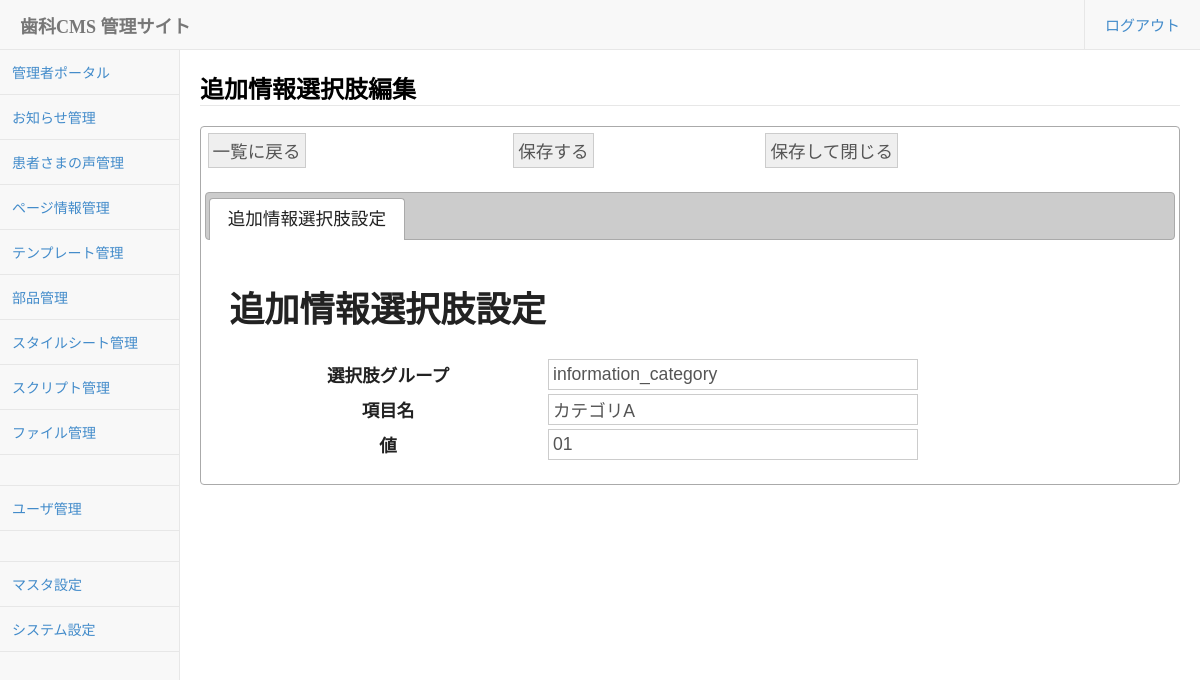
The app's page /webadmin/setting/addinfoselect/edit.php?mode=edit&addinfo_select_id=201 (signed in) with its own data.
### tables this page shows
CREATE TABLE `addinfo_select` (
  `addinfo_select_id` bigint(20) NOT NULL,
  `created` bigint(20) DEFAULT NULL,
  `updated` bigint(20) DEFAULT NULL,
  `created_by` bigint(20) DEFAULT NULL,
  `updated_by` bigint(20) DEFAULT NULL,
  `selectname` varchar(255) DEFAULT NULL,
  `selectname_display` varchar(255) NOT NULL,
  `optionvalue` varchar(255) DEFAULT NULL,
  `optionvalue_name` varchar(255) DEFAULT NULL,
  `sort_no` bigint(20) NOT NULL DEFAULT '0',
  `active_flg` tinyint(1) NOT NULL DEFAULT '0'
);

### webadmin/Framework/DataAccessBase.php (called while the page is built, shortened)
<?php
abstract class DataAccessBase
{
	var $tablename;
	var $db;
	protected function  __construct()
	{
		global $db_connection;
		$this->db = $db_connection;
	}
	protected function setTableName($tablename)
	{
		$this->tablename = $tablename;
	}
	public function getDataByParameters($key_value = array())
	{
		global $debug_mode;
		try{
			$sql = "SELECT * FROM `".$this->tablename."`";
			$where_set = self::make_where($key_value);
			$sql .= $where_set['sql'];
			$param = $where_set['param'];
			$stmt = $this->db->prepare($sql);
			$stmt->execute($param);
			$result = $stmt->fetch(PDO::FETCH_ASSOC);
			return $result;
		}catch(PDOException $e){
			$real_sql = $this->makeRealSql($sql, $param);
			Logger::error("SQLエラー テーブル：".$this->tablename."のSELECTに失敗しました。".$real_sql);
			if($debug_mode){
				throw new Exception($e->getMessage().$real_sql);
			}else{
				throw new Exception($e->getMessage());
			}
			return null;
		}
	}
	protected static function make_where($key_value){
		$counter = 0;
		$param_arr = array();
		$sql = "";
		if($key_value != null || $key_value != ""){
			foreach($key_value as $key => $value){
				if($counter != 0){
					$sql .= " AND ";
				}else{
					$sql .= " WHERE ";
				}
				if(is_numeric($key)){
					$where_key = $value[0];
					$where_value = $value[1];
					$where_like = isset($value[2]) ? $value[2] : "=";
					if(!is_array($value[1])){
						if($where_value === null){
							if($where_like == "="){
								$sql .= "`".$where_key."` IS NULL";
							}else{
								$sql .= "`".$where_key."` ".$where_like." ?";
								array_push($param_arr,$where_value);
							}
						}else{
							$sql .= "`".$where_key."` ".$where_like." ?";
							array_push($param_arr,$where_value);
						}
					}else{
						$sql .= "`".$where_key."` IN (";
						for($i=0;$i<count($value[1]);$i++){
							if($i != 0){ $sql .= ","; }
							$sql .= "?";
							array_push($param_arr,$value[1][$i]);
						}
						$sql .= ")";
					}
				}else{
					if(!is_array($value)){
						if($value === null){
							$sql .= "`".$key."` IS NULL";
						}else{
							$sql .= "`".$key."` = ?";
							array_push($param_arr,$value);
						}
					}
				}
				$counter++;
			}
		}
		$return['sql'] = $sql;
		$return['param'] = $param_arr;
		return $return;
	}
	private static function makeRealSql($sql,$param){
		$sql = str_replace("?","'%s'",$sql);
		$sql = vsprintf($sql,$param);
		return $sql;
	}
	private function setQueryLog($type,$sql,$param){
		$query_log = array("type" => $type,"sql" => $sql,"param" => $param,"check_sql" => self::makeRealSql($sql, $param));
	}
}
?>

### webadmin/ApplicationCommon/Session.php (called while the page is built, shortened)
<?php
class Session extends SessionBase
{
	static function get(){
		if(!isset(self::$instance)){
			self::$instance = new Session();
		}else{
		}
		return self::$instance;
	}
}

### webadmin/ApplicationCommon/Resources.php (called while the page is built, shortened)
<?php
class Resources{
	var $type = null;
	var $lib_class = null;
	function __construct($type = ""){
		if($this->type == null || $type != ""){
			$this->type = $type;
		}
	}
	protected function setLibrary(){
		if($this->type == null || $this->type == ""){
			$this->lib_file = "Resources.common.php";
			$this->lib_class = "ResourceLibrary";
		}else{
			$this->lib_file = "Resources.".$this->type.".php";
			$this->lib_class = "ResourceLibrary_".$this->type;
		}
	}
	function get($define){
		$args = func_get_args();
		$message = constant($this->lib_class."::".$define);
		$replace_from = array();
		$replace_to = array();
		for($i=0;$i<count($args) - 1;$i++){
			$replace_from[] = "{".$i."}";
			$replace_to[] = $args[$i + 1];
		}
		$message = str_replace($replace_from, $replace_to, $message);
		return $message;
	}
}

### webadmin/Config/DynamicConfig.php (called while the page is built, shortened)
<?php
class DynamicConfig
{
	static function get($configname){
		if(defined("Config::".$configname)){
			return constant("Config::".$configname);
		}elseif(defined("ConfigCache::".$configname)){
			return constant("ConfigCache::".$configname);
		}else{
			$configname = strtolower($configname);
			$db = new DB();
			$sql = "SELECT value FROM config WHERE configname = ?";
			$result = $db->query($sql,array($configname),DB::FETCH);
			return $result["value"];
		}
	}
}

### webadmin/setting/addinfoselect/edit.php (the view, shortened to what this page needs)
<?php
$error = array();
$message = array();
$alert = array();
$restrict = array();
$mode = isset($_REQUEST["mode"]) ? $_REQUEST["mode"] : "";
$action = isset($_REQUEST["action"]) ? $_REQUEST["action"] : "";
$message = isset($_REQUEST["message"]) ? $_REQUEST["message"] : $message;
$addinfo_select_id = isset($_REQUEST["addinfo_select_id"]) ? $_REQUEST["addinfo_select_id"] : "";
$selectname = isset($_REQUEST["selectname"]) ? $_REQUEST["selectname"] : "";
$optionvalue_name = isset($_REQUEST["optionvalue_name"]) ? $_REQUEST["optionvalue_name"] : "";
$optionvalue = isset($_REQUEST["optionvalue"]) ? $_REQUEST["optionvalue"] : "";
if($mode == "delete"){
	$restrict["all"] = SPConst::RESTRICT_READONLY;
	$alert[] = "一度削除すると元に戻せません。本当に削除しますか？";
}else{
	$restrict["all"] = SPConst::RESTRICT_ENABLE;
}
if(($mode == "edit" || $mode == "delete") && $action == ""){
	$AddInfoSelect = new AddInfoSelect();
	$initData = $AddInfoSelect->getDataByParameters(array("addinfo_select_id" => $addinfo_select_id));
	$selectname = $initData["selectname"];
	$optionvalue_name = $initData["optionvalue_name"];
	$optionvalue = $initData["optionvalue"];
}elseif($mode == "new" && $action == ""){
}
$LayoutManager = new LayoutManagerAdminMain();
$LayoutManager->setTitle("追加情報選択肢編集");
$LayoutManager->setErrorList($error);
$LayoutManager->setMessageList($message);
$LayoutManager->setAlertList($alert);
$LayoutManager->header();
?>
<form action="/" method="post" id="values" enctype="multipart/form-data">
<div id="tabs">
<table class="edit_control">
<tr>
<td>
<input type="button" value="一覧に戻る" id="back_to_list" />
</td>
<?php if($mode == "new" || $mode == "edit"): ?>
	<td>
	<input type="button" value="保存する" id="action_save"  />
	</td>
	<td>
	<input type="button" value="保存して閉じる" id="action_save_close"  />
	</td>
<?php elseif($mode == "delete"): ?>
	<td>
	<input type="button" value="削除する" id="action_delete" />
	</td>
<?php endif; ?>
</tr>
</table>
<br>
<ul>
<li><a href="#tabs-1" class="tabmenu">追加情報選択肢設定</a></li>
</ul>
<div id="tabs-1" class="tab_area">
<h1>追加情報選択肢設定</h1>
<table class="content_input_table">
<?php if($restrict["all"] >= SPConst::RESTRICT_READONLY): ?>
	<tr>
	<th>選択肢グループ</th>
	<td>
	<?php echo UIParts::middleText("selectname",$selectname,$restrict["all"]); ?>
	</td>
	</tr>
	<tr>
	<th>項目名</th>
	<td>
	<?php echo UIParts::middleText("optionvalue_name",$optionvalue_name,$restrict["all"]); ?>
	</td>
	</tr>
	<tr>
	<th>値</th>
	<td>
	<?php echo UIParts::middleText("optionvalue",$optionvalue,$restrict["all"]); ?>
	</td>
	</tr>
<?php endif; ?>
</table>
</div>
</div>
</form>
<?php echo $LayoutManager->footer(); ?>

### webadmin/ApplicationCommon/UIParts.php (shortened to what this page needs)
<?php
class UIParts
{
	static function middleText($name,$value = "",$restrict = SPConst::RESTRICT_ENABLE){
		$str = "";
		if($restrict == SPConst::RESTRICT_READONLY){
			$readonly = "readonly";
		}else{
			$readonly = "";
		}
		$str.= '<input type="text" class="input_middle '.$readonly.'" name="'.$name.'" value="'.htmlspecialchars($value).'" '.$readonly.' />';
		return $str;
	}
}
?>

### webadmin/css/admin.css (style rules this page uses)
a { color:#428bca; text-decoration:none; }
input , textarea , select { margin:0; padding:4px; border:solid 1px #cccccc; font-size:0.9em; font-family: "メイリオ","Meiryo","Hiragino Kaku Gothic Pro" , "ヒラギノ角ゴ Pro W3" , "ＭＳ Ｐゴシック"; color:#555555; }
input[type=text] { width:60%; }
table { width:100%; }
html { margin:0; padding:0; height: 100%; background:url(../img/sidebar_background.gif) repeat-y left top; }
body { margin:0; padding:0; min-width:800px; height: 100%; font-family: "メイリオ","Meiryo","Hiragino Kaku Gothic Pro" , "ヒラギノ角ゴ Pro W3" , "ＭＳ Ｐゴシック"; }

### records on screen
addinfo_select: selectname "information_category", optionvalue_name "カテゴリA", optionvalue "01"

### other values on screen
$this->title "追加情報選択肢編集"
Config::get("addon_module".$i."_name") "お知らせ管理"
Config::get("addon_module".$i."_name") "患者さまの声管理"
